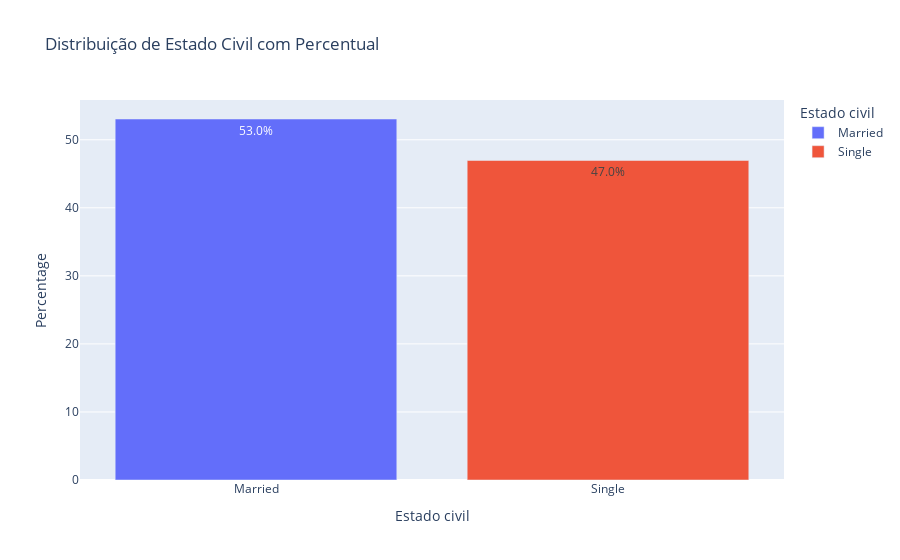

Notebook code for this chart:
### Markdown cell above
Mais de 65% de nossos clientes tem ensido superior completo, entre bacharelado, mestrado e doutorado.

### Code cell
# Contar os valores únicos e calcular as porcentagens
contagem = df['Marital Status'].value_counts(normalize=True) * 100
contagem = contagem.reset_index()
contagem.columns = ['Marital Status', 'Percentage']

fig = px.bar(contagem, x='Marital Status', y='Percentage', 
             title='Distribuição de Estado Civil com Percentual', labels={'Marital Status': 'Estado civil'},
             text='Percentage', color='Marital Status')
fig.update_traces(texttemplate='%{text:.1f}%', textposition='inside')
fig.show()

### Figure 1 — Plotly figure (JSON) as saved in the notebook; plotly's stock layout.template omitted (floating-point values rounded to 4 significant figures)
{"data": [{"alignmentgroup": "True", "hovertemplate": "Estado civil=%{x}<br>Percentage=%{text}<extra></extra>", "legendgroup": "Married", "marker": {"color": "#636efa", "pattern": {"shape": ""}}, "name": "Married", "offsetgroup": "Married", "orientation": "v", "showlegend": true, "text": [53.05], "textposition": "inside", "texttemplate": "%{text:.1f}%", "type": "bar", "x": ["Married"], "xaxis": "x", "y": [53.05], "yaxis": "y"}, {"alignmentgroup": "True", "hovertemplate": "Estado civil=%{x}<br>Percentage=%{text}<extra></extra>", "legendgroup": "Single", "marker": {"color": "#EF553B", "pattern": {"shape": ""}}, "name": "Single", "offsetgroup": "Single", "orientation": "v", "showlegend": true, "text": [46.95], "textposition": "inside", "texttemplate": "%{text:.1f}%", "type": "bar", "x": ["Single"], "xaxis": "x", "y": [46.95], "yaxis": "y"}], "layout": {"barmode": "relative", "legend": {"title": {"text": "Estado civil"}, "tracegroupgap": 0}, "title": {"text": "Distribuição de Estado Civil com Percentual"}, "xaxis": {"anchor": "y", "categoryarray": ["Married", "Single"], "categoryorder": "array", "domain": [0, 1], "title": {"text": "Estado civil"}}, "yaxis": {"anchor": "x", "domain": [0, 1], "title": {"text": "Percentage"}}}}
